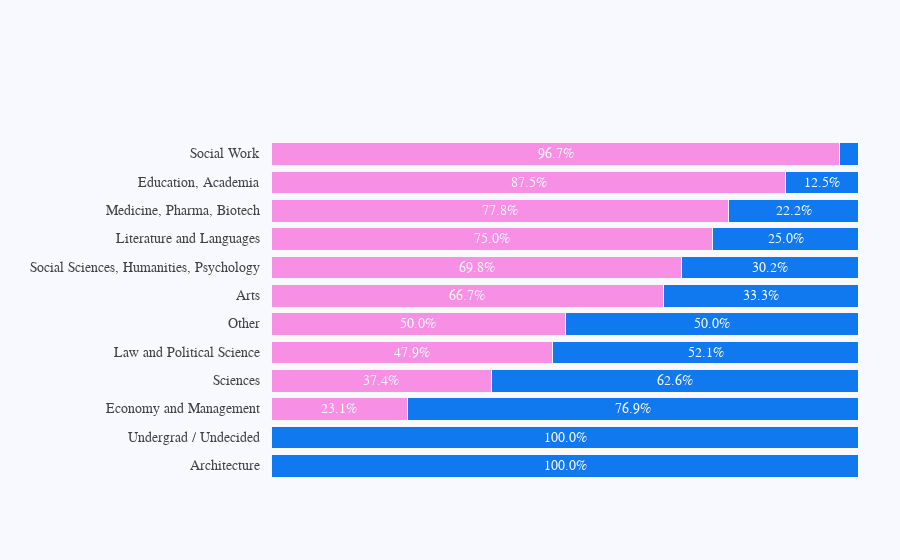

The notebook cell this image was saved under:
### Code cell
# Final version of the histogram

colors = ["#F78FE4", "#1179f0"]
gender_name = ["Female", "Male"]

# x_data is the number of occurrences in each category: that is, number of men and women per domain of study
x_data = list_of_percentages_by_gender

y_data = table.index

fig = go.Figure()

for i in range(0, len(x_data[0])): # x_data[0] is the list that contains the number of 
    for xd, yd in zip(x_data, y_data):
        fig.add_trace(go.Bar(
            x=[xd[i]], y=[yd],
            orientation='h',
            name = gender_name[i],
            marker=dict(
                color=colors[i],
                line=dict(color='rgb(248, 248, 249)', width=1)
            )
        ))

fig.update_layout(
    xaxis=dict(
        showgrid=False,
        showline=False,
        showticklabels=False,
        zeroline=False,
        domain=[0.15, 1]
    ),
    yaxis=dict(
        showgrid=False,
        showline=False,
        showticklabels=False,
        zeroline=False,
    ),
    barmode='stack',
    paper_bgcolor='rgb(248, 248, 255)',
    plot_bgcolor='rgb(248, 248, 255)',
    margin=dict(l=120, r=10, t=140, b=80),
    showlegend=False,
)

annotations = []

for yd, xd in zip(y_data, x_data):
    # labeling the y-axis
    annotations.append(dict(xref='paper', yref='y',
                            x=0.14, y=yd,
                            xanchor='right',
                            text=str(yd),
                            font=dict(family='Arial', size=14,
                                      color='rgb(67, 67, 67)'),
                            showarrow=False, align='right'))
    # labeling the first percentage of each bar (x_axis)
    annotations.append(dict(xref='x', yref='y',
                            x=xd[0] / 2, y=yd,
                            text = str(xd[0]) + '%' if xd[0]>5 else '',
                            font=dict(family='Arial', size=14,
                                      color='rgb(248, 248, 255)'),
                            showarrow=False))

                                
    space = xd[0]

    # labeling the rest of percentages for each bar (x_axis)
    annotations.append(dict(xref='x', yref='y',
                                    x=space + (xd[i]/2), y=yd,
                                    #text=str(xd[i]) + '%',
                                    #rate = lambda T: 200*exp(-T) if T>200 else 400*exp(-T)
                                    #value = 'Test' if 1 == 1 else 'NoTest'
                                    text = str(xd[i]) + '%' if xd[i]>5 else '',
                                    font=dict(family='Arial', size=14,
                                              color='rgb(248, 248, 255)'),
                                    showarrow=False))

    space += xd[i]

fig.update_layout(annotations=annotations, 
                  margin = {'l': 160}) # to avoid cropping of column names

fig.show()

### Figure 1 — Plotly figure (JSON) as saved in the notebook; plotly's stock layout.template omitted (floating-point values rounded to 4 significant figures)
{"data": [{"marker": {"color": "#F78FE4", "line": {"color": "rgb(248, 248, 249)", "width": 1}}, "name": "Female", "orientation": "h", "type": "bar", "x": [0], "y": ["Architecture"]}, {"marker": {"color": "#F78FE4", "line": {"color": "rgb(248, 248, 249)", "width": 1}}, "name": "Female", "orientation": "h", "type": "bar", "x": [0], "y": ["Undergrad / Undecided"]}, {"marker": {"color": "#F78FE4", "line": {"color": "rgb(248, 248, 249)", "width": 1}}, "name": "Female", "orientation": "h", "type": "bar", "x": [23.1], "y": ["Economy and Management"]}, {"marker": {"color": "#F78FE4", "line": {"color": "rgb(248, 248, 249)", "width": 1}}, "name": "Female", "orientation": "h", "type": "bar", "x": [37.4], "y": ["Sciences"]}, {"marker": {"color": "#F78FE4", "line": {"color": "rgb(248, 248, 249)", "width": 1}}, "name": "Female", "orientation": "h", "type": "bar", "x": [47.9], "y": ["Law and Political Science"]}, {"marker": {"color": "#F78FE4", "line": {"color": "rgb(248, 248, 249)", "width": 1}}, "name": "Female", "orientation": "h", "type": "bar", "x": [50], "y": ["Other"]}, {"marker": {"color": "#F78FE4", "line": {"color": "rgb(248, 248, 249)", "width": 1}}, "name": "Female", "orientation": "h", "type": "bar", "x": [66.7], "y": ["Arts"]}, {"marker": {"color": "#F78FE4", "line": {"color": "rgb(248, 248, 249)", "width": 1}}, "name": "Female", "orientation": "h", "type": "bar", "x": [69.8], "y": ["Social Sciences, Humanities, Psychology"]}, {"marker": {"color": "#F78FE4", "line": {"color": "rgb(248, 248, 249)", "width": 1}}, "name": "Female", "orientation": "h", "type": "bar", "x": [75], "y": ["Literature and Languages"]}, {"marker": {"color": "#F78FE4", "line": {"color": "rgb(248, 248, 249)", "width": 1}}, "name": "Female", "orientation": "h", "type": "bar", "x": [77.8], "y": ["Medicine, Pharma, Biotech"]}, {"marker": {"color": "#F78FE4", "line": {"color": "rgb(248, 248, 249)", "width": 1}}, "name": "Female", "orientation": "h", "type": "bar", "x": [87.5], "y": ["Education, Academia"]}, {"marker": {"color": "#F78FE4", "line": {"color": "rgb(248, 248, 249)", "width": 1}}, "name": "Female", "orientation": "h", "type": "bar", "x": [96.7], "y": ["Social Work"]}, {"marker": {"color": "#1179f0", "line": {"color": "rgb(248, 248, 249)", "width": 1}}, "name": "Male", "orientation": "h", "type": "bar", "x": [100], "y": ["Architecture"]}, {"marker": {"color": "#1179f0", "line": {"color": "rgb(248, 248, 249)", "width": 1}}, "name": "Male", "orientation": "h", "type": "bar", "x": [100], "y": ["Undergrad / Undecided"]}, {"marker": {"color": "#1179f0", "line": {"color": "rgb(248, 248, 249)", "width": 1}}, "name": "Male", "orientation": "h", "type": "bar", "x": [76.9], "y": ["Economy and Management"]}, {"marker": {"color": "#1179f0", "line": {"color": "rgb(248, 248, 249)", "width": 1}}, "name": "Male", "orientation": "h", "type": "bar", "x": [62.6], "y": ["Sciences"]}, {"marker": {"color": "#1179f0", "line": {"color": "rgb(248, 248, 249)", "width": 1}}, "name": "Male", "orientation": "h", "type": "bar", "x": [52.1], "y": ["Law and Political Science"]}, {"marker": {"color": "#1179f0", "line": {"color": "rgb(248, 248, 249)", "width": 1}}, "name": "Male", "orientation": "h", "type": "bar", "x": [50], "y": ["Other"]}, {"marker": {"color": "#1179f0", "line": {"color": "rgb(248, 248, 249)", "width": 1}}, "name": "Male", "orientation": "h", "type": "bar", "x": [33.3], "y": ["Arts"]}, {"marker": {"color": "#1179f0", "line": {"color": "rgb(248, 248, 249)", "width": 1}}, "name": "Male", "orientation": "h", "type": "bar", "x": [30.2], "y": ["Social Sciences, Humanities, Psychology"]}, {"marker": {"color": "#1179f0", "line": {"color": "rgb(248, 248, 249)", "width": 1}}, "name": "Male", "orientation": "h", "type": "bar", "x": [25], "y": ["Literature and Languages"]}, {"marker": {"color": "#1179f0", "line": {"color": "rgb(248, 248, 249)", "width": 1}}, "name": "Male", "orientation": "h", "type": "bar", "x": [22.2], "y": ["Medicine, Pharma, Biotech"]}, {"marker": {"color": "#1179f0", "line": {"color": "rgb(248, 248, 249)", "width": 1}}, "name": "Male", "orientation": "h", "type": "bar", "x": [12.5], "y": ["Education, Academia"]}, {"marker": {"color": "#1179f0", "line": {"color": "rgb(248, 248, 249)", "width": 1}}, "name": "Male", "orientation": "h", "type": "bar", "x": [3.3], "y": ["Social Work"]}], "layout": {"annotations": [{"align": "right", "font": {"color": "rgb(67, 67, 67)", "family": "Arial", "size": 14}, "showarrow": false, "text": "Architecture", "x": 0.14, "xanchor": "right", "xref": "paper", "y": "Architecture", "yref": "y"}, {"font": {"color": "rgb(248, 248, 255)", "family": "Arial", "size": 14}, "showarrow": false, "text": "", "x": 0, "xref": "x", "y": "Architecture", "yref": "y"}, {"font": {"color": "rgb(248, 248, 255)", "family": "Arial", "size": 14}, "showarrow": false, "text": "100.0%", "x": 50, "xref": "x", "y": "Architecture", "yref": "y"}, {"align": "right", "font": {"color": "rgb(67, 67, 67)", "family": "Arial", "size": 14}, "showarrow": false, "text": "Undergrad / Undecided", "x": 0.14, "xanchor": "right", "xref": "paper", "y": "Undergrad / Undecided", "yref": "y"}, {"font": {"color": "rgb(248, 248, 255)", "family": "Arial", "size": 14}, "showarrow": false, "text": "", "x": 0, "xref": "x", "y": "Undergrad / Undecided", "yref": "y"}, {"font": {"color": "rgb(248, 248, 255)", "family": "Arial", "size": 14}, "showarrow": false, "text": "100.0%", "x": 50, "xref": "x", "y": "Undergrad / Undecided", "yref": "y"}, {"align": "right", "font": {"color": "rgb(67, 67, 67)", "family": "Arial", "size": 14}, "showarrow": false, "text": "Economy and Management", "x": 0.14, "xanchor": "right", "xref": "paper", "y": "Economy and Management", "yref": "y"}, {"font": {"color": "rgb(248, 248, 255)", "family": "Arial", "size": 14}, "showarrow": false, "text": "23.1%", "x": 11.55, "xref": "x", "y": "Economy and Management", "yref": "y"}, {"font": {"color": "rgb(248, 248, 255)", "family": "Arial", "size": 14}, "showarrow": false, "text": "76.9%", "x": 61.55, "xref": "x", "y": "Economy and Management", "yref": "y"}, {"align": "right", "font": {"color": "rgb(67, 67, 67)", "family": "Arial", "size": 14}, "showarrow": false, "text": "Sciences", "x": 0.14, "xanchor": "right", "xref": "paper", "y": "Sciences", "yref": "y"}, {"font": {"color": "rgb(248, 248, 255)", "family": "Arial", "size": 14}, "showarrow": false, "text": "37.4%", "x": 18.7, "xref": "x", "y": "Sciences", "yref": "y"}, {"font": {"color": "rgb(248, 248, 255)", "family": "Arial", "size": 14}, "showarrow": false, "text": "62.6%", "x": 68.7, "xref": "x", "y": "Sciences", "yref": "y"}, {"align": "right", "font": {"color": "rgb(67, 67, 67)", "family": "Arial", "size": 14}, "showarrow": false, "text": "Law and Political Science", "x": 0.14, "xanchor": "right", "xref": "paper", "y": "Law and Political Science", "yref": "y"}, {"font": {"color": "rgb(248, 248, 255)", "family": "Arial", "size": 14}, "showarrow": false, "text": "47.9%", "x": 23.95, "xref": "x", "y": "Law and Political Science", "yref": "y"}, {"font": {"color": "rgb(248, 248, 255)", "family": "Arial", "size": 14}, "showarrow": false, "text": "52.1%", "x": 73.95, "xref": "x", "y": "Law and Political Science", "yref": "y"}, {"align": "right", "font": {"color": "rgb(67, 67, 67)", "family": "Arial", "size": 14}, "showarrow": false, "text": "Other", "x": 0.14, "xanchor": "right", "xref": "paper", "y": "Other", "yref": "y"}, {"font": {"color": "rgb(248, 248, 255)", "family": "Arial", "size": 14}, "showarrow": false, "text": "50.0%", "x": 25, "xref": "x", "y": "Other", "yref": "y"}, {"font": {"color": "rgb(248, 248, 255)", "family": "Arial", "size": 14}, "showarrow": false, "text": "50.0%", "x": 75, "xref": "x", "y": "Other", "yref": "y"}, {"align": "right", "font": {"color": "rgb(67, 67, 67)", "family": "Arial", "size": 14}, "showarrow": false, "text": "Arts", "x": 0.14, "xanchor": "right", "xref": "paper", "y": "Arts", "yref": "y"}, {"font": {"color": "rgb(248, 248, 255)", "family": "Arial", "size": 14}, "showarrow": false, "text": "66.7%", "x": 33.35, "xref": "x", "y": "Arts", "yref": "y"}, {"font": {"color": "rgb(248, 248, 255)", "family": "Arial", "size": 14}, "showarrow": false, "text": "33.3%", "x": 83.35, "xref": "x", "y": "Arts", "yref": "y"}, {"align": "right", "font": {"color": "rgb(67, 67, 67)", "family": "Arial", "size": 14}, "showarrow": false, "text": "Social Sciences, Humanities, Psychology", "x": 0.14, "xanchor": "right", "xref": "paper", "y": "Social Sciences, Humanities, Psychology", "yref": "y"}, {"font": {"color": "rgb(248, 248, 255)", "family": "Arial", "size": 14}, "showarrow": false, "text": "69.8%", "x": 34.9, "xref": "x", "y": "Social Sciences, Humanities, Psychology", "yref": "y"}, {"font": {"color": "rgb(248, 248, 255)", "family": "Arial", "size": 14}, "showarrow": false, "text": "30.2%", "x": 84.9, "xref": "x", "y": "Social Sciences, Humanities, Psychology", "yref": "y"}, {"align": "right", "font": {"color": "rgb(67, 67, 67)", "family": "Arial", "size": 14}, "showarrow": false, "text": "Literature and Languages", "x": 0.14, "xanchor": "right", "xref": "paper", "y": "Literature and Languages", "yref": "y"}, {"font": {"color": "rgb(248, 248, 255)", "family": "Arial", "size": 14}, "showarrow": false, "text": "75.0%", "x": 37.5, "xref": "x", "y": "Literature and Languages", "yref": "y"}, {"font": {"color": "rgb(248, 248, 255)", "family": "Arial", "size": 14}, "showarrow": false, "text": "25.0%", "x": 87.5, "xref": "x", "y": "Literature and Languages", "yref": "y"}, {"align": "right", "font": {"color": "rgb(67, 67, 67)", "family": "Arial", "size": 14}, "showarrow": false, "text": "Medicine, Pharma, Biotech", "x": 0.14, "xanchor": "right", "xref": "paper", "y": "Medicine, Pharma, Biotech", "yref": "y"}, {"font": {"color": "rgb(248, 248, 255)", "family": "Arial", "size": 14}, "showarrow": false, "text": "77.8%", "x": 38.9, "xref": "x", "y": "Medicine, Pharma, Biotech", "yref": "y"}, {"font": {"color": "rgb(248, 248, 255)", "family": "Arial", "size": 14}, "showarrow": false, "text": "22.2%", "x": 88.9, "xref": "x", "y": "Medicine, Pharma, Biotech", "yref": "y"}, {"align": "right", "font": {"color": "rgb(67, 67, 67)", "family": "Arial", "size": 14}, "showarrow": false, "text": "Education, Academia", "x": 0.14, "xanchor": "right", "xref": "paper", "y": "Education, Academia", "yref": "y"}, {"font": {"color": "rgb(248, 248, 255)", "family": "Arial", "size": 14}, "showarrow": false, "text": "87.5%", "x": 43.75, "xref": "x", "y": "Education, Academia", "yref": "y"}, {"font": {"color": "rgb(248, 248, 255)", "family": "Arial", "size": 14}, "showarrow": false, "text": "12.5%", "x": 93.75, "xref": "x", "y": "Education, Academia", "yref": "y"}, {"align": "right", "font": {"color": "rgb(67, 67, 67)", "family": "Arial", "size": 14}, "showarrow": false, "text": "Social Work", "x": 0.14, "xanchor": "right", "xref": "paper", "y": "Social Work", "yref": "y"}, {"font": {"color": "rgb(248, 248, 255)", "family": "Arial", "size": 14}, "showarrow": false, "text": "96.7%", "x": 48.35, "xref": "x", "y": "Social Work", "yref": "y"}, {"font": {"color": "rgb(248, 248, 255)", "family": "Arial", "size": 14}, "showarrow": false, "text": "", "x": 98.35, "xref": "x", "y": "Social Work", "yref": "y"}], "barmode": "stack", "margin": {"b": 80, "l": 160, "r": 10, "t": 140}, "paper_bgcolor": "rgb(248, 248, 255)", "plot_bgcolor": "rgb(248, 248, 255)", "showlegend": false, "xaxis": {"domain": [0.15, 1], "showgrid": false, "showline": false, "showticklabels": false, "zeroline": false}, "yaxis": {"showgrid": false, "showline": false, "showticklabels": false, "zeroline": false}}}
